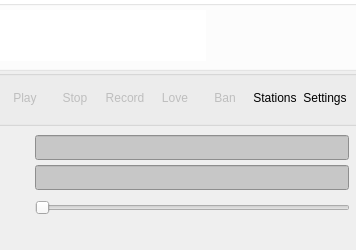
<ui version="4.0" >
 <class>LastcastMainWindow</class>
 <widget class="QMainWindow" name="LastcastMainWindow" >
  <property name="geometry" >
   <rect>
    <x>0</x>
    <y>0</y>
    <width>356</width>
    <height>250</height>
   </rect>
  </property>
  <property name="windowTitle" >
   <string>LastCast v0.1</string>
  </property>
  <property name="windowIcon" >
   <iconset resource="lastcast.qrc" >
    <normaloff>:/ui/img/transmit_blue.png</normaloff>:/ui/img/transmit_blue.png</iconset>
  </property>
  <widget class="QWidget" name="centralwidget" >
   <widget class="QGroupBox" name="groupBox" >
    <property name="geometry" >
     <rect>
      <x>-5</x>
      <y>0</y>
      <width>535</width>
      <height>71</height>
     </rect>
    </property>
    <property name="styleSheet" >
     <string notr="true" >background-color: rgb(255, 255, 255);</string>
    </property>
    <property name="title" >
     <string/>
    </property>
    <widget class="QLabel" name="label_4" >
     <property name="geometry" >
      <rect>
       <x>5</x>
       <y>10</y>
       <width>206</width>
       <height>51</height>
      </rect>
     </property>
     <property name="font" >
      <font>
       <family>Consolas</family>
       <pointsize>31</pointsize>
      </font>
     </property>
     <property name="autoFillBackground" >
      <bool>false</bool>
     </property>
     <property name="styleSheet" >
      <string notr="true" >background-color: rgb(255, 255, 255);</string>
     </property>
     <property name="text" >
      <string/>
     </property>
     <property name="pixmap" >
      <pixmap resource="lastcast.qrc" >:/ui/img/lastcast.png</pixmap>
     </property>
    </widget>
   </widget>
   <widget class="QSlider" name="slideVolume" >
    <property name="geometry" >
     <rect>
      <x>35</x>
      <y>195</y>
      <width>315</width>
      <height>25</height>
     </rect>
    </property>
    <property name="toolTip" >
     <string>volume</string>
    </property>
    <property name="orientation" >
     <enum>Qt::Horizontal</enum>
    </property>
   </widget>
   <widget class="QGroupBox" name="groupBox_2" >
    <property name="geometry" >
     <rect>
      <x>-5</x>
      <y>70</y>
      <width>380</width>
      <height>56</height>
     </rect>
    </property>
    <property name="autoFillBackground" >
     <bool>false</bool>
    </property>
    <property name="title" >
     <string/>
    </property>
    <property name="flat" >
     <bool>true</bool>
    </property>
    <widget class="QToolButton" name="btnPlay" >
     <property name="enabled" >
      <bool>false</bool>
     </property>
     <property name="geometry" >
      <rect>
       <x>5</x>
       <y>5</y>
       <width>50</width>
       <height>45</height>
      </rect>
     </property>
     <property name="text" >
      <string>Play</string>
     </property>
     <property name="icon" >
      <iconset resource="lastcast.qrc" >
       <normaloff>:/ui/img/control_play_blue.png</normaloff>:/ui/img/control_play_blue.png</iconset>
     </property>
     <property name="iconSize" >
      <size>
       <width>25</width>
       <height>25</height>
      </size>
     </property>
     <property name="toolButtonStyle" >
      <enum>Qt::ToolButtonTextUnderIcon</enum>
     </property>
     <property name="autoRaise" >
      <bool>true</bool>
     </property>
    </widget>
    <widget class="QToolButton" name="btnStop" >
     <property name="enabled" >
      <bool>false</bool>
     </property>
     <property name="geometry" >
      <rect>
       <x>55</x>
       <y>5</y>
       <width>50</width>
       <height>45</height>
      </rect>
     </property>
     <property name="text" >
      <string>Stop</string>
     </property>
     <property name="icon" >
      <iconset resource="lastcast.qrc" >
       <normaloff>:/ui/img/control_stop_blue.png</normaloff>:/ui/img/control_stop_blue.png</iconset>
     </property>
     <property name="iconSize" >
      <size>
       <width>25</width>
       <height>25</height>
      </size>
     </property>
     <property name="toolButtonStyle" >
      <enum>Qt::ToolButtonTextUnderIcon</enum>
     </property>
     <property name="autoRaise" >
      <bool>true</bool>
     </property>
    </widget>
    <widget class="QToolButton" name="btnStations" >
     <property name="geometry" >
      <rect>
       <x>255</x>
       <y>5</y>
       <width>50</width>
       <height>45</height>
      </rect>
     </property>
     <property name="text" >
      <string>Stations</string>
     </property>
     <property name="icon" >
      <iconset resource="lastcast.qrc" >
       <normaloff>:/ui/img/transmit.png</normaloff>:/ui/img/transmit.png</iconset>
     </property>
     <property name="iconSize" >
      <size>
       <width>25</width>
       <height>25</height>
      </size>
     </property>
     <property name="toolButtonStyle" >
      <enum>Qt::ToolButtonTextUnderIcon</enum>
     </property>
     <property name="autoRaise" >
      <bool>true</bool>
     </property>
    </widget>
    <widget class="QToolButton" name="btnBan" >
     <property name="enabled" >
      <bool>false</bool>
     </property>
     <property name="geometry" >
      <rect>
       <x>205</x>
       <y>5</y>
       <width>50</width>
       <height>45</height>
      </rect>
     </property>
     <property name="text" >
      <string>Ban</string>
     </property>
     <property name="icon" >
      <iconset resource="lastcast.qrc" >
       <normaloff>:/ui/img/bomb.png</normaloff>:/ui/img/bomb.png</iconset>
     </property>
     <property name="iconSize" >
      <size>
       <width>25</width>
       <height>25</height>
      </size>
     </property>
     <property name="toolButtonStyle" >
      <enum>Qt::ToolButtonTextUnderIcon</enum>
     </property>
     <property name="autoRaise" >
      <bool>true</bool>
     </property>
    </widget>
    <widget class="QToolButton" name="btnRecord" >
     <property name="enabled" >
      <bool>false</bool>
     </property>
     <property name="geometry" >
      <rect>
       <x>105</x>
       <y>5</y>
       <width>50</width>
       <height>45</height>
      </rect>
     </property>
     <property name="text" >
      <string>Record</string>
     </property>
     <property name="icon" >
      <iconset resource="lastcast.qrc" >
       <normaloff>:/ui/img/stop.png</normaloff>:/ui/img/stop.png</iconset>
     </property>
     <property name="iconSize" >
      <size>
       <width>25</width>
       <height>25</height>
      </size>
     </property>
     <property name="toolButtonStyle" >
      <enum>Qt::ToolButtonTextUnderIcon</enum>
     </property>
     <property name="autoRaise" >
      <bool>true</bool>
     </property>
    </widget>
    <widget class="QToolButton" name="btnLove" >
     <property name="enabled" >
      <bool>false</bool>
     </property>
     <property name="geometry" >
      <rect>
       <x>155</x>
       <y>5</y>
       <width>50</width>
       <height>45</height>
      </rect>
     </property>
     <property name="text" >
      <string>Love</string>
     </property>
     <property name="icon" >
      <iconset resource="lastcast.qrc" >
       <normaloff>:/ui/img/heart.png</normaloff>:/ui/img/heart.png</iconset>
     </property>
     <property name="iconSize" >
      <size>
       <width>25</width>
       <height>25</height>
      </size>
     </property>
     <property name="toolButtonStyle" >
      <enum>Qt::ToolButtonTextUnderIcon</enum>
     </property>
     <property name="autoRaise" >
      <bool>true</bool>
     </property>
    </widget>
    <widget class="QToolButton" name="btnSettings" >
     <property name="enabled" >
      <bool>true</bool>
     </property>
     <property name="geometry" >
      <rect>
       <x>305</x>
       <y>5</y>
       <width>50</width>
       <height>45</height>
      </rect>
     </property>
     <property name="text" >
      <string>Settings</string>
     </property>
     <property name="icon" >
      <iconset resource="lastcast.qrc" >
       <normaloff>:/ui/img/wrench.png</normaloff>:/ui/img/wrench.png</iconset>
     </property>
     <property name="iconSize" >
      <size>
       <width>25</width>
       <height>25</height>
      </size>
     </property>
     <property name="toolButtonStyle" >
      <enum>Qt::ToolButtonTextUnderIcon</enum>
     </property>
     <property name="autoRaise" >
      <bool>true</bool>
     </property>
    </widget>
   </widget>
   <widget class="QLineEdit" name="title" >
    <property name="geometry" >
     <rect>
      <x>35</x>
      <y>135</y>
      <width>314</width>
      <height>25</height>
     </rect>
    </property>
    <property name="font" >
     <font>
      <weight>75</weight>
      <bold>true</bold>
     </font>
    </property>
    <property name="styleSheet" >
     <string notr="true" >background-color: rgb(199, 199, 199);</string>
    </property>
    <property name="text" >
     <string/>
    </property>
    <property name="readOnly" >
     <bool>true</bool>
    </property>
   </widget>
   <widget class="QLabel" name="label" >
    <property name="geometry" >
     <rect>
      <x>11</x>
      <y>140</y>
      <width>18</width>
      <height>17</height>
     </rect>
    </property>
    <property name="text" >
     <string/>
    </property>
    <property name="pixmap" >
     <pixmap resource="lastcast.qrc" >:/ui/img/music.png</pixmap>
    </property>
   </widget>
   <widget class="QLabel" name="label_3" >
    <property name="geometry" >
     <rect>
      <x>10</x>
      <y>200</y>
      <width>20</width>
      <height>17</height>
     </rect>
    </property>
    <property name="toolTip" >
     <string>volume</string>
    </property>
    <property name="text" >
     <string/>
    </property>
    <property name="pixmap" >
     <pixmap resource="lastcast.qrc" >:/ui/img/sound.png</pixmap>
    </property>
   </widget>
   <widget class="QLabel" name="label_2" >
    <property name="geometry" >
     <rect>
      <x>10</x>
      <y>170</y>
      <width>15</width>
      <height>17</height>
     </rect>
    </property>
    <property name="toolTip" >
     <string>station</string>
    </property>
    <property name="text" >
     <string/>
    </property>
    <property name="pixmap" >
     <pixmap resource="lastcast.qrc" >:/ui/img/transmit.png</pixmap>
    </property>
   </widget>
   <widget class="QLineEdit" name="editStation" >
    <property name="geometry" >
     <rect>
      <x>35</x>
      <y>165</y>
      <width>314</width>
      <height>25</height>
     </rect>
    </property>
    <property name="toolTip" >
     <string>station</string>
    </property>
    <property name="styleSheet" >
     <string notr="true" >background-color: rgb(199, 199, 199);</string>
    </property>
    <property name="readOnly" >
     <bool>true</bool>
    </property>
   </widget>
  </widget>
  <widget class="QStatusBar" name="statusBar" >
   <property name="sizeGripEnabled" >
    <bool>false</bool>
   </property>
  </widget>
  <action name="actionPlay" >
   <property name="icon" >
    <iconset>
     <normaloff>:/ui/resources/ui/control_play_blue.png</normaloff>:/ui/resources/ui/control_play_blue.png</iconset>
   </property>
   <property name="text" >
    <string>Play</string>
   </property>
  </action>
  <action name="actionStop" >
   <property name="icon" >
    <iconset>
     <normaloff>:/ui/resources/ui/control_stop_blue.png</normaloff>:/ui/resources/ui/control_stop_blue.png</iconset>
   </property>
   <property name="text" >
    <string>Stop</string>
   </property>
  </action>
  <action name="actionRecord" >
   <property name="icon" >
    <iconset>
     <normaloff>:/ui/resources/ui/stop.png</normaloff>:/ui/resources/ui/stop.png</iconset>
   </property>
   <property name="text" >
    <string>Record</string>
   </property>
  </action>
  <action name="actionLove" >
   <property name="icon" >
    <iconset>
     <normaloff>:/ui/resources/ui/heart.png</normaloff>:/ui/resources/ui/heart.png</iconset>
   </property>
   <property name="text" >
    <string>Love</string>
   </property>
  </action>
  <action name="actionBan" >
   <property name="icon" >
    <iconset>
     <normaloff>:/ui/resources/ui/bomb.png</normaloff>:/ui/resources/ui/bomb.png</iconset>
   </property>
   <property name="text" >
    <string>Ban</string>
   </property>
  </action>
  <action name="actionStations" >
   <property name="icon" >
    <iconset>
     <normaloff>:/ui/resources/ui/transmit.png</normaloff>:/ui/resources/ui/transmit.png</iconset>
   </property>
   <property name="text" >
    <string>Stations</string>
   </property>
  </action>
  <action name="actionSettings" >
   <property name="icon" >
    <iconset>
     <normaloff>:/ui/resources/ui/wrench.png</normaloff>:/ui/resources/ui/wrench.png</iconset>
   </property>
   <property name="text" >
    <string>Settings</string>
   </property>
  </action>
 </widget>
 <resources>
  <include location="lastcast.qrc" />
 </resources>
 <connections>
  <connection>
   <sender>btnPlay</sender>
   <signal>clicked()</signal>
   <receiver>LastcastMainWindow</receiver>
   <slot>play()</slot>
   <hints>
    <hint type="sourcelabel" >
     <x>23</x>
     <y>102</y>
    </hint>
    <hint type="destinationlabel" >
     <x>-31</x>
     <y>97</y>
    </hint>
   </hints>
  </connection>
  <connection>
   <sender>btnStop</sender>
   <signal>clicked()</signal>
   <receiver>LastcastMainWindow</receiver>
   <slot>stop()</slot>
   <hints>
    <hint type="sourcelabel" >
     <x>76</x>
     <y>93</y>
    </hint>
    <hint type="destinationlabel" >
     <x>-11</x>
     <y>154</y>
    </hint>
   </hints>
  </connection>
  <connection>
   <sender>btnRecord</sender>
   <signal>clicked()</signal>
   <receiver>LastcastMainWindow</receiver>
   <slot>record()</slot>
   <hints>
    <hint type="sourcelabel" >
     <x>129</x>
     <y>95</y>
    </hint>
    <hint type="destinationlabel" >
     <x>-21</x>
     <y>142</y>
    </hint>
   </hints>
  </connection>
  <connection>
   <sender>btnLove</sender>
   <signal>clicked()</signal>
   <receiver>LastcastMainWindow</receiver>
   <slot>love()</slot>
   <hints>
    <hint type="sourcelabel" >
     <x>182</x>
     <y>93</y>
    </hint>
    <hint type="destinationlabel" >
     <x>477</x>
     <y>175</y>
    </hint>
   </hints>
  </connection>
  <connection>
   <sender>btnBan</sender>
   <signal>clicked()</signal>
   <receiver>LastcastMainWindow</receiver>
   <slot>ban()</slot>
   <hints>
    <hint type="sourcelabel" >
     <x>244</x>
     <y>113</y>
    </hint>
    <hint type="destinationlabel" >
     <x>483</x>
     <y>136</y>
    </hint>
   </hints>
  </connection>
  <connection>
   <sender>btnStations</sender>
   <signal>clicked()</signal>
   <receiver>LastcastMainWindow</receiver>
   <slot>showStations()</slot>
   <hints>
    <hint type="sourcelabel" >
     <x>270</x>
     <y>92</y>
    </hint>
    <hint type="destinationlabel" >
     <x>438</x>
     <y>164</y>
    </hint>
   </hints>
  </connection>
  <connection>
   <sender>btnSettings</sender>
   <signal>clicked()</signal>
   <receiver>LastcastMainWindow</receiver>
   <slot>showSettings()</slot>
   <hints>
    <hint type="sourcelabel" >
     <x>331</x>
     <y>97</y>
    </hint>
    <hint type="destinationlabel" >
     <x>443</x>
     <y>142</y>
    </hint>
   </hints>
  </connection>
 </connections>
 <designerdata>
  <property name="gridDeltaX" >
   <number>5</number>
  </property>
  <property name="gridDeltaY" >
   <number>5</number>
  </property>
  <property name="gridSnapX" >
   <bool>true</bool>
  </property>
  <property name="gridSnapY" >
   <bool>true</bool>
  </property>
  <property name="gridVisible" >
   <bool>true</bool>
  </property>
 </designerdata>
 <slots>
  <slot>play()</slot>
  <slot>stop()</slot>
  <slot>record()</slot>
  <slot>love()</slot>
  <slot>ban()</slot>
  <slot>showStations()</slot>
  <slot>showSettings()</slot>
  <slot>volumeChanged()</slot>
 </slots>
</ui>
